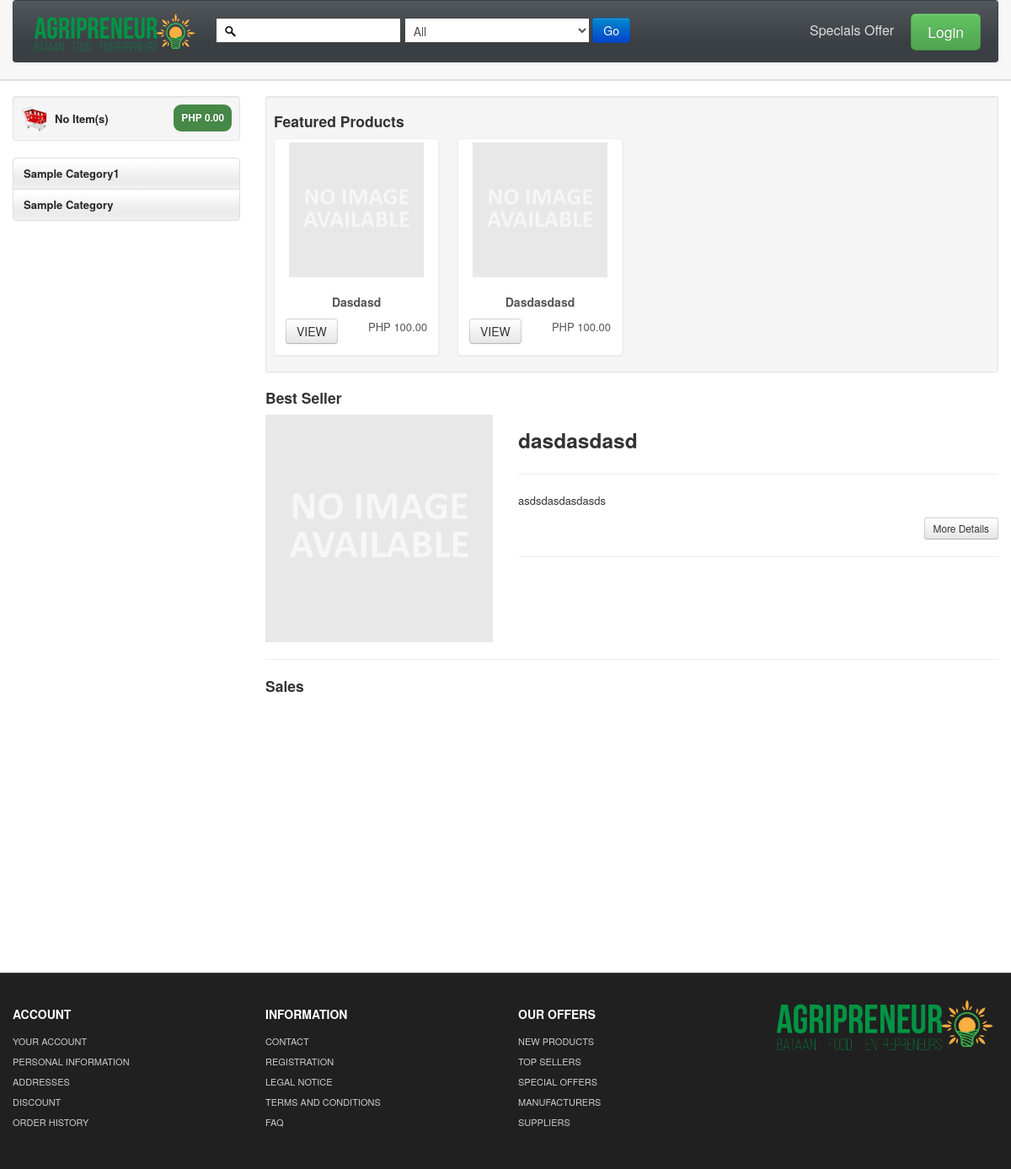
The page / on the database its author committed.
### tables this page shows
CREATE TABLE `tbl_category` (
  `category_id` int(11) NOT NULL,
  `category_name` varchar(255) NOT NULL,
  `category_identifier` varchar(255) NOT NULL,
  `category_status` int(11) NOT NULL,
  `timestamp_created` timestamp NOT NULL DEFAULT CURRENT_TIMESTAMP,
  `timestamp_update` timestamp NOT NULL DEFAULT '0000-00-00 00:00:00' ON UPDATE CURRENT_TIMESTAMP
);

CREATE TABLE `tbl_products` (
  `product_id` int(11) NOT NULL,
  `user_id` int(11) NOT NULL,
  `image` varchar(255) NOT NULL,
  `name` varchar(255) NOT NULL,
  `quantity` int(11) NOT NULL,
  `unit` varchar(255) NOT NULL,
  `price` int(11) NOT NULL,
  `harvest_date` varchar(255) NOT NULL,
  `availability` varchar(255) NOT NULL,
  `description` text NOT NULL,
  `timestamp_created` timestamp NOT NULL DEFAULT CURRENT_TIMESTAMP,
  `timestamp_updated` timestamp NOT NULL DEFAULT '0000-00-00 00:00:00' ON UPDATE CURRENT_TIMESTAMP,
  `status` int(11) DEFAULT '0'
);

### application/libraries/Template.php (called while the page is built, shortened)
<?php
class Template {
    var $use_template = '';
    var $use_template_file = '';
    var $template_data = array();
	var $CI;
	function __construct(){
		$this->CI =& get_instance();
	}
	function set_title($title){
		$this->template_data['title'] = $title;
	}
	function set_additional_css($css_set){
        $this->template_data['additional_css'] = $css_set;
    }
    function set_additional_js($js_set){
        $this->template_data['add_js'] = $js_set;
    }
    public function set_template($name,$file="template"){
        $this->use_template = $name;
        $this->use_template_file = $file;
    }
    public function load_sub($key,$value){
        if(is_array($key)){
            $this->template_data = $key;
        }else{
            $this->template_data[$key] = $value;
        }
    }
    public function load($path){
        $content = $this->CI->load->view($path,$this->template_data,true);
        $this->template_data["content"] = $content;
        $template_path = $this->use_template . "/" . $this->use_template_file;
        $this->CI->load->view("templates/".$template_path,$this->template_data);
    }
}

### application/controllers/Shop.php (called while the page is built, shortened)
<?php
class Shop extends CI_Controller {
    function __construct(){
        $styles = array(
		);
		$js = array(
			'assets/user/js/register.js',
			'assets/user/js/shop.js'
		);
		$this->template->set_additional_css($styles);
		$this->template->set_additional_js($js);
        $this->template->set_title('AGRIPRENEUR');
        $this->template->set_template('shop');
    }
	function index()
	{
		$this->template->load_sub("categories", $this->user_model->get_categories_data());
        $this->template->load_sub("products", $this->user_model->get_products());
        $this->template->load_sub("random_product", $this->user_model->get_rand_products());
		$this->template->load('shop/index');
	}
}

### index.php (called while the page is built, shortened)
<?php
require_once BASEPATH.'core/CodeIgniter.php';

### application/models/User_model.php (called while the page is built, shortened)
<?php
class User_model extends CI_Model {
    function get_products()
	{
		$this->db->select('*');
        $this->db->from('tbl_products');
        $this->db->where('status', '1');
        $this->db->order_by('rand()');
        $this->db->limit(4);
        $query = $this->db->get();
        if($query->num_rows()){
			return $query->result();
		}
		return [];
	}
    function get_rand_products()
	{
		$this->db->select('*');
        $this->db->from('tbl_products');
        $this->db->where('status', '1');
        $this->db->order_by('rand()');
        $this->db->limit(1);
        $query = $this->db->get();
        if($query->num_rows()){
			return $query->result();
		}
		return [];
    }
    function get_categories_data()
    {
        $this->db->select('*');
        $this->db->from('tbl_category');
        $this->db->where('category_status', '1');
        $category = $this->db->get();
        if($category->num_rows()){
            $cat = $category->result_array();
            return $cat;
         }
        return [];
    }
}

### application/views/shop/index.php (the view, shortened to what this page needs)
<div id="mainBody">
	<div class="container">
		<div class="row">
			<?php $this->load->view('shop/sidebar'); ?>
			<div class="span9">
				<div class="well well-small">
					<h4>Featured Products</h4>
					<div class="row-fluid">
						<div id="featured" class="carousel slide">
							<div class="carousel-inner">
								<div class="item active">
									<ul class="thumbnails">
										<?php foreach ($products as $product): ?>
											<li class="span3">
												<div class="thumbnail">
													<a href="<?php echo base_url() ;?>shop/product<?php echo $product->product_id ;?>">
														<img
														<?php
															if (!empty($prduct->image)) {
																?>
																src="<?php echo base_url();?>uploads/<?php echo $product->image; ?>"
																<?php
															}else{
																?>
																src="<?php echo base_url();?>uploads/no-image.jpg"
																<?php
															}
														?>>
													</a>
													<div class="caption">
														<h5><?php echo ucfirst($product->name); ?></h5>
														<div class="text-center">
															<a class="btn" href="<?php echo base_url() ;?>shop/product/<?php echo $product->product_id ;?>">VIEW</a>
															<span class="pull-right">PHP <?php echo number_format($product->price, 2);?></span>
														</div>
													</div>
												</div>
											</li>
										<?php endforeach; ?>
									</ul>
								</div>
							</div>
						</div>
					</div>
                </div>
                <h4>Best Seller </h4>
				<div class="row">
					<div id="gallery" class="span3">
						<a <?php
							if (!empty($product->image)) {
								?>
								href="<?php echo base_url();?>uploads/<?php echo $product->image; ?>"
								<?php
							}else{
								?>
								href="<?php echo base_url();?>uploads/no-image.jpg"
								<?php
							}
						?> title="<?php echo $product->name;?>">
							<img <?php
								if (!empty($product->image)) {
									?>
									src="<?php echo base_url();?>uploads/<?php echo $product->image; ?>"
									<?php
								}else{
									?>
									src="<?php echo base_url();?>uploads/no-image.jpg"
									<?php
								}
							?> style="width:100%" alt="<?php echo $product->name;?>" />
						</a>
					</div>
					<div class="span6">
						<h3><?php echo $product->name;?></h3>
						<hr class="soft clr" />
						<p>
							<?php echo $product->description;?>
						</p>
						<a class="btn btn-small pull-right" href="#detail">More Details</a>
						<br class="clr" />
						<hr class="soft" />
					</div>
                </div>
				<hr>
				<h4>Sales </h4>
				<div id="chartContainer" style="height: 300px; width: 100%;"></div>
			</div>
		</div>
	</div>
</div>

### application/views/shop/sidebar.php (shortened to what this page needs)
<div id="sidebar" class="span3">
	<div class="well well-small">
		<a id="myCart" href="<?php echo base_url();?>cart/view">
			<img src="<?php echo base_url() ?>assets/images/ico-cart.png" alt="cart">
			<?php
				if(!empty($this->cart->contents())){
					$total = $this->cart->total_items();
					echo $total;
				}else echo 'No';
			?>
			Item(s)
			<span class="badge badge-success pull-right">PHP <?php echo $this->cart->format_number($this->cart->total()); ?></span>
		</a>
	</div>
	<ul id="sideManu" class="nav nav-tabs nav-stacked" style="display:inline;">
		<?php
		foreach ($categories as $category) {
			?>
				<li class="subMenu open">
					<a><?php echo $category['category_name']; ?></a>
				</li>
			<?php
		}
		?>
	</ul>
	<br/>
</div>

### assets/css/base.css (style rules this page uses)
#mainBody { border-top:2px solid #dedede; padding-top: 18px; }
.clr { clear:both; }
#myCart img { float:left; margin-right:8px; }
#myCart .badge { padding: 9px; }
#myCart { font-size: 13px;font-weight: bold; line-height: 33px; }
#sidebar ul { list-style: none;padding: 0;margin: 0;width: 100%; }
#sidebar li a { font-weight:bold; background:url(../images/tabRepeatInactive.png) repeat-x 0 0; color:#262626; }
.thumbnail>a { display:block; text-align:center }
.thumbnail h5,.thumbnail p { text-align:center }
.navbar .nav.pull-right, #sideManu { overflow:hidden; }

### rows shown on the page
tbl_category: category_name "Sample Category1"
tbl_category: category_name "Sample Category"
tbl_products: name "Dasdasd", price "100.00"
tbl_products: name "Dasdasdasd", price "100.00", name "dasdasdasd", description "asdsdasdasdasds"

### other values the page prints
$this->cart->format_number($this->cart->total()) "0.00"
